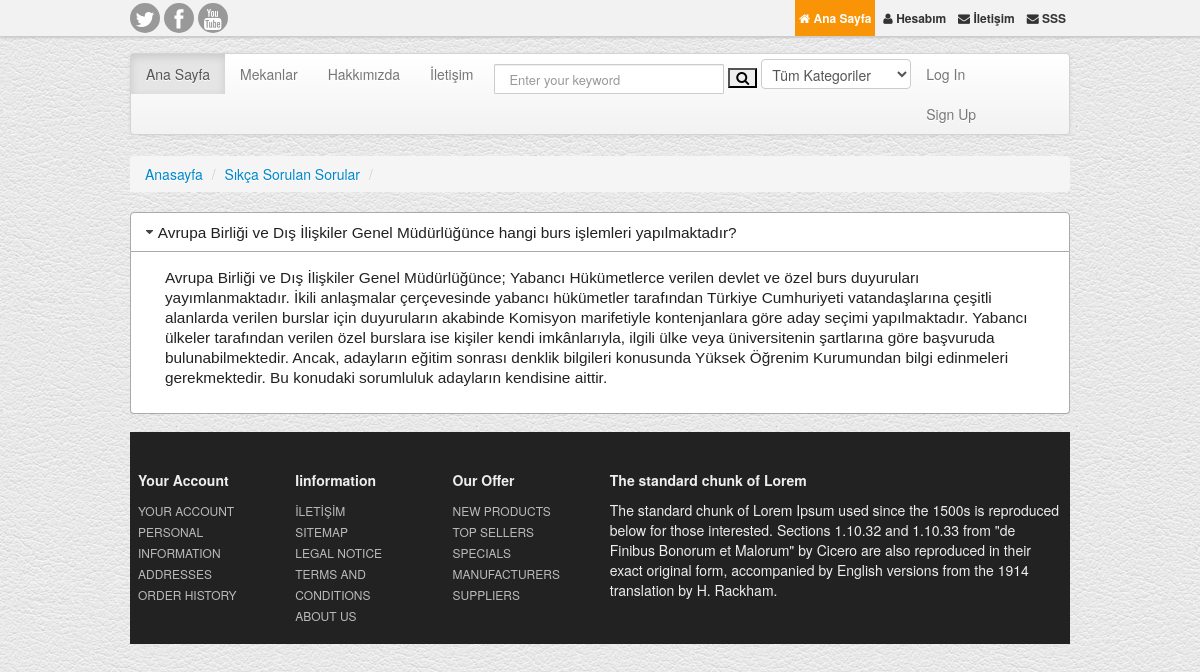
Screenshot of /sss/ with the database file from the repository.
### home/models.py (models this page shows, shortened)
class FAQ(models.Model):
    STATUS = (
        ('True', 'True'),
        ('False', 'False'),
    )
    question = models.CharField(max_length=150)
    answer = models.TextField()
    status = models.CharField(max_length=10, choices=STATUS)
    created_at = models.DateTimeField(auto_now_add=True)
    updated_at = models.DateTimeField(auto_now=True)

### home/views.py (the view)
# urls.py: path('sss/', views.faq, name='faq'),
def faq(request):
    setting = Setting.objects.get(pk=1)
    category = Category.objects.all()
    faq = FAQ.objects.all()
    context = {'category': category,
               'faq': faq,
               'setting': setting,
               }
    return render(request, 'faq.html', context)

### home/templates/faq.html (shortened to what this page needs)
{% extends 'homebase.html' %}
{% block content %}
    <div class="span12">
        <ul class="breadcrumb">
            <li><a href="/">Anasayfa</a> <span class="divider">/</span></li>
            <li><a href="/sss">Sıkça Sorulan Sorular</a> <span class="divider">/</span></li>
        </ul>
        <div id="accordion">
            {% for rs in faq %}
                <h3>{{ rs.question }}</h3>
                <div>
                    <p>{{ rs.answer }}</p>
                </div>
            {% endfor %}
        </div>
    </div>
{% endblock %}

### home/static/style.css (style rules this page uses)
body { background:url(img/white_leather.png) repeat 0 0; }
h3 { font-size: 18px;line-height: 1.5em; }

### rows the page displays
FAQ: question "Avrupa Birliği ve Dış İlişkiler Genel Müdürlüğünce hangi burs işlemleri yapılmaktadır?", answer "Avrupa Birliği ve Dış İlişkiler Genel Müdürlüğünce; Yabancı Hükümetlerce verilen devlet ve özel burs duyuruları yayımlanmaktadır. İkili anlaşmalar çerçevesinde yabancı hükümetler tarafından Türkiye Cumhuriyeti vatandaşlarına çeşitli alanlarda verilen burslar için duyuruların akabinde Komisyon marifetiyle kontenjanlara göre aday seçimi yapılmaktadır. Yabancı ülkeler tarafından verilen özel burslara ise kişiler kendi imkânlarıyla, ilgili ülke veya üniversitenin şartlarına göre başvuruda bulunabilmektedir. Ancak, adayların eğitim sonrası denklik bilgileri konusunda Yüksek Öğrenim Kurumundan bilgi edinmeleri gerekmektedir. Bu konudaki sorumluluk adayların kendisine aittir."
